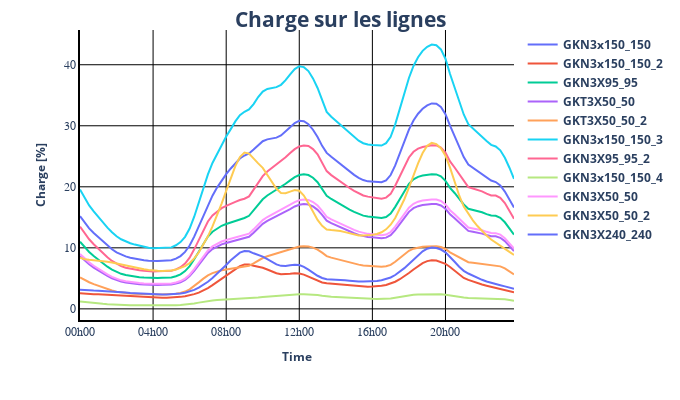

Notebook code cell kept with this figure:
### Code cell
pp_plot.plot_timeseries_result(
    data_df=result_df["res_line.loading_percent"],
    ylabel="Charge [%]",
    plot_title="Charge sur les lignes",
    filename="loading_result",
)
